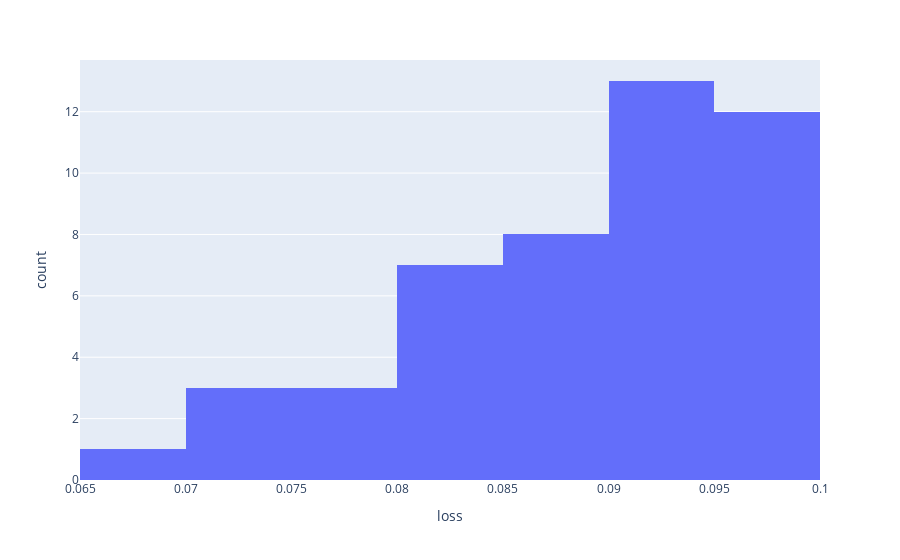

Notebook code for this chart:
### Code cell
px.histogram(run_data[run_data['loss']<0.1],x='loss',labels=["speed", "angel", "radius"]).show()

### Figure 1 — Plotly figure (JSON) as saved in the notebook; plotly's stock layout.template omitted (floating-point values rounded to 4 significant figures)
{"data": [{"alignmentgroup": "True", "bingroup": "x", "hovertemplate": "loss=%{x}<br>count=%{y}<extra></extra>", "legendgroup": "", "marker": {"color": "#636efa", "pattern": {"shape": ""}}, "name": "", "offsetgroup": "", "orientation": "v", "showlegend": false, "type": "histogram", "x": [0.09218, 0.09687, 0.08304, 0.09398, 0.09202, 0.07352, 0.09233, 0.09169, 0.09264, 0.0838, 0.08779, 0.09559, 0.09508, 0.08061, 0.09627, 0.08777, 0.08552, 0.09504, 0.09385, 0.09256, 0.09278, 0.08461, 0.08807, 0.06758, 0.09676, 0.08604, 0.09492, 0.09055, 0.08816, 0.08419, 0.07999, 0.09816, 0.09572, 0.09277, 0.08174, 0.08031, 0.07165, 0.09846, 0.08762, 0.07925, 0.09792, 0.08612, 0.07684, 0.09534, 0.09854, 0.09182, 0.0727], "xaxis": "x", "yaxis": "y"}], "layout": {"barmode": "relative", "legend": {"tracegroupgap": 0}, "margin": {"t": 60}, "xaxis": {"anchor": "y", "domain": [0, 1], "title": {"text": "loss"}}, "yaxis": {"anchor": "x", "domain": [0, 1], "title": {"text": "count"}}}}
